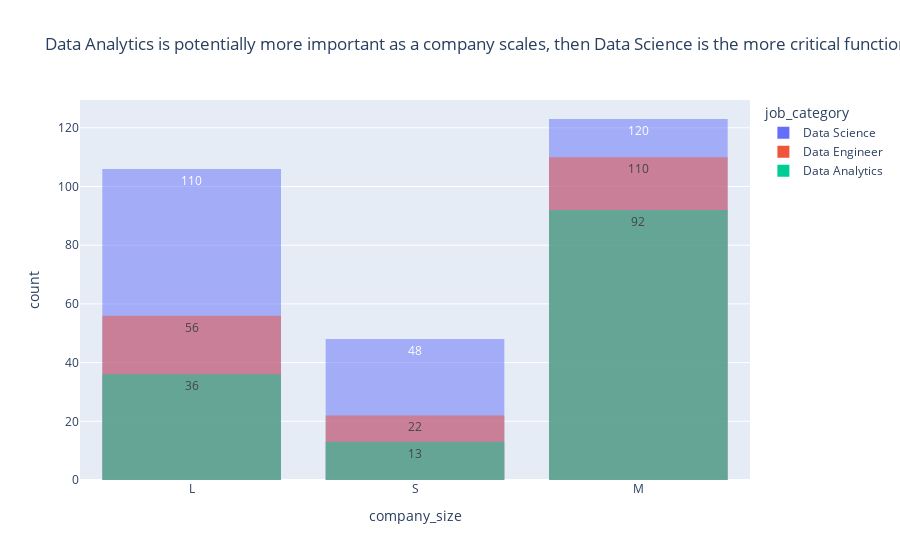

Notebook source saved alongside this figure:
### Markdown cell above
### Does company size impact what data-related job category is more prevalent?

### Code cell
px.histogram(df, x='company_size', text_auto='.2s', color='job_category', barmode= 'overlay', title='Data Analytics is potentially more important as a company scales, then Data Science is the more critical function')

### Figure 1 — Plotly figure (JSON) as saved in the notebook; plotly's stock layout.template omitted (floating-point values rounded to 4 significant figures; data arrays with more than 128 entries replaced by an {"elided": "..."} marker saying what was removed)
{"data": [{"alignmentgroup": "True", "bingroup": "x", "hovertemplate": "job_category=Data Science<br>company_size=%{x}<br>count=%{y}<extra></extra>", "legendgroup": "Data Science", "marker": {"color": "#636efa", "opacity": 0.5, "pattern": {"shape": ""}}, "name": "Data Science", "offsetgroup": "Data Science", "orientation": "v", "showlegend": true, "texttemplate": "%{value:.2s}", "type": "histogram", "x": {"elided": "277 str values"}, "xaxis": "x", "yaxis": "y"}, {"alignmentgroup": "True", "bingroup": "x", "hovertemplate": "job_category=Data Engineer<br>company_size=%{x}<br>count=%{y}<extra></extra>", "legendgroup": "Data Engineer", "marker": {"color": "#EF553B", "opacity": 0.5, "pattern": {"shape": ""}}, "name": "Data Engineer", "offsetgroup": "Data Engineer", "orientation": "v", "showlegend": true, "texttemplate": "%{value:.2s}", "type": "histogram", "x": {"elided": "188 str values"}, "xaxis": "x", "yaxis": "y"}, {"alignmentgroup": "True", "bingroup": "x", "hovertemplate": "job_category=Data Analytics<br>company_size=%{x}<br>count=%{y}<extra></extra>", "legendgroup": "Data Analytics", "marker": {"color": "#00cc96", "opacity": 0.5, "pattern": {"shape": ""}}, "name": "Data Analytics", "offsetgroup": "Data Analytics", "orientation": "v", "showlegend": true, "texttemplate": "%{value:.2s}", "type": "histogram", "x": {"elided": "141 str values"}, "xaxis": "x", "yaxis": "y"}], "layout": {"barmode": "overlay", "legend": {"title": {"text": "job_category"}, "tracegroupgap": 0}, "title": {"text": "Data Analytics is potentially more important as a company scales, then Data Science is the more critical function"}, "xaxis": {"anchor": "y", "domain": [0, 1], "title": {"text": "company_size"}}, "yaxis": {"anchor": "x", "domain": [0, 1], "title": {"text": "count"}}}}
